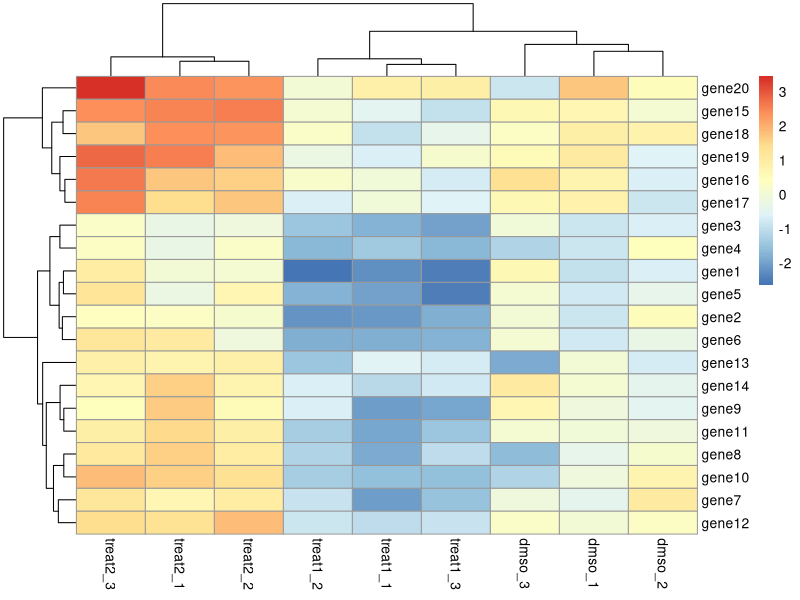
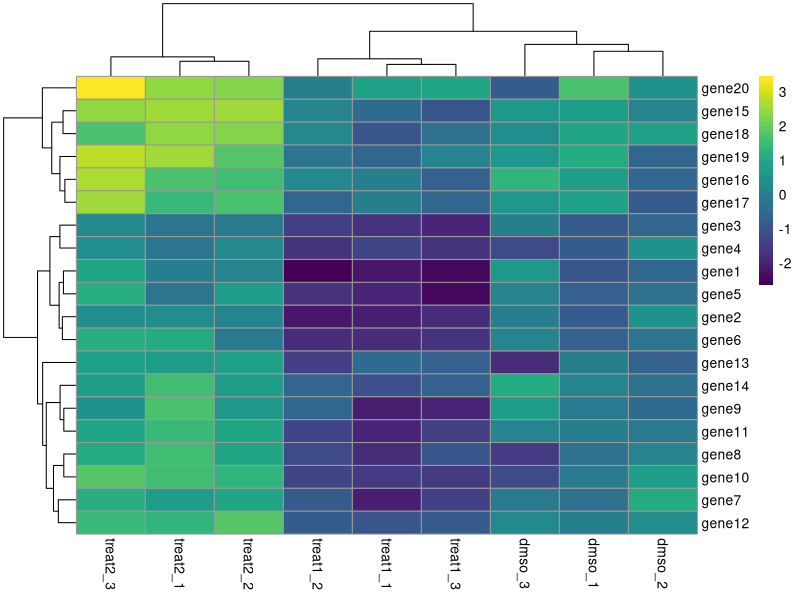
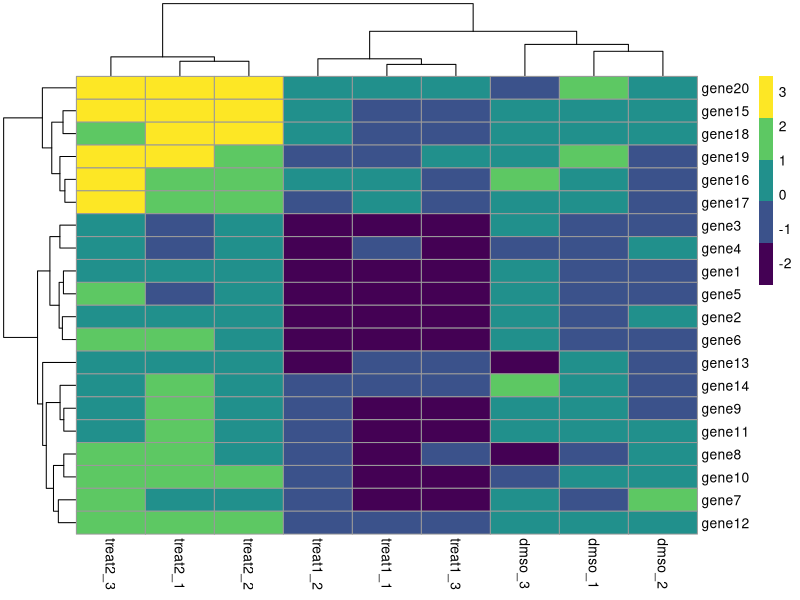
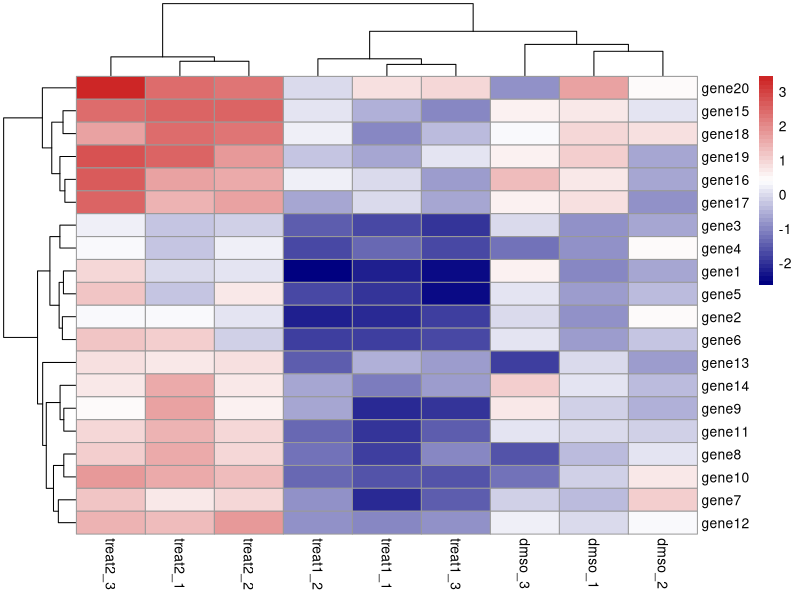
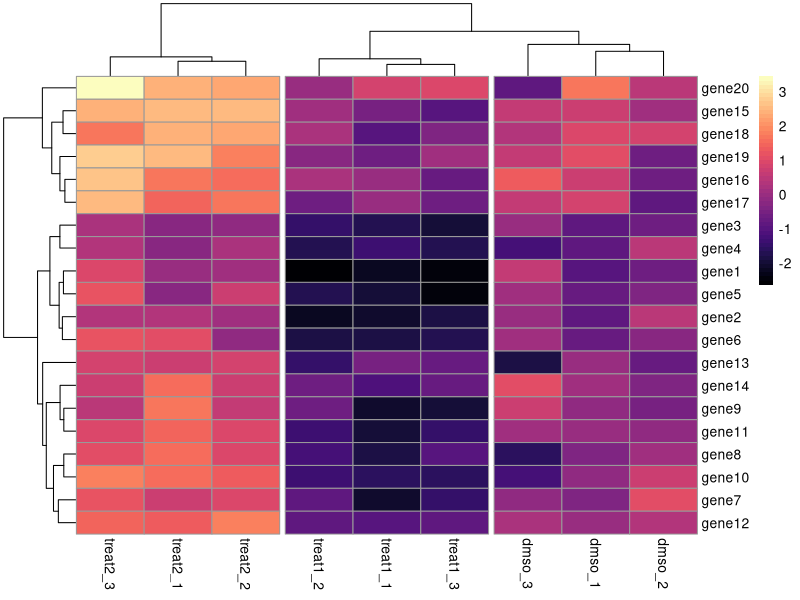
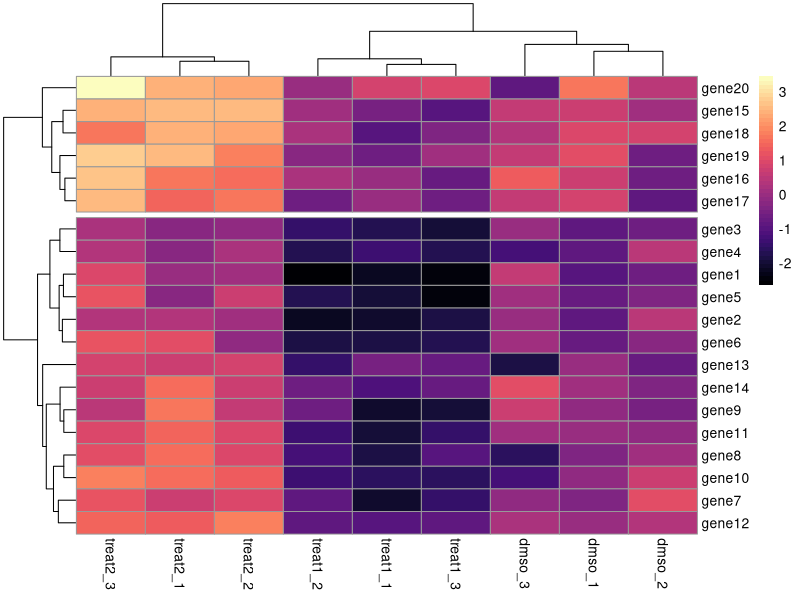
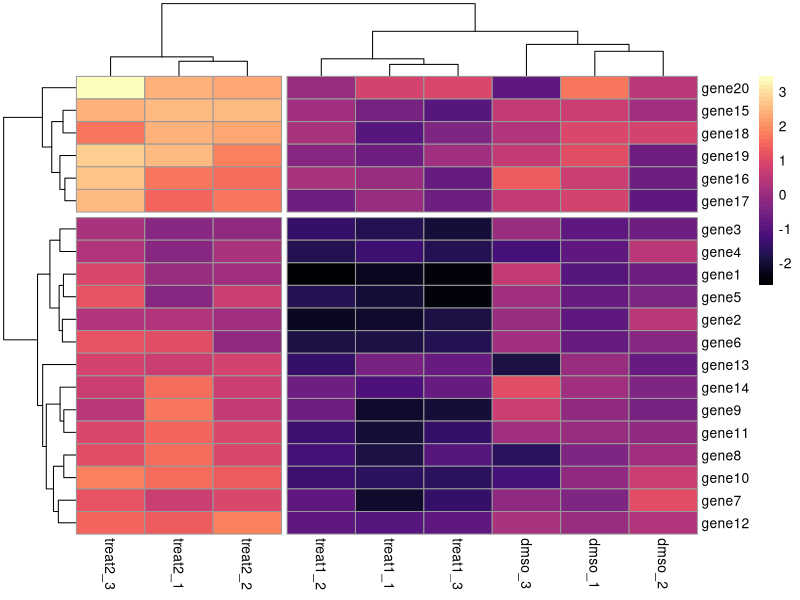
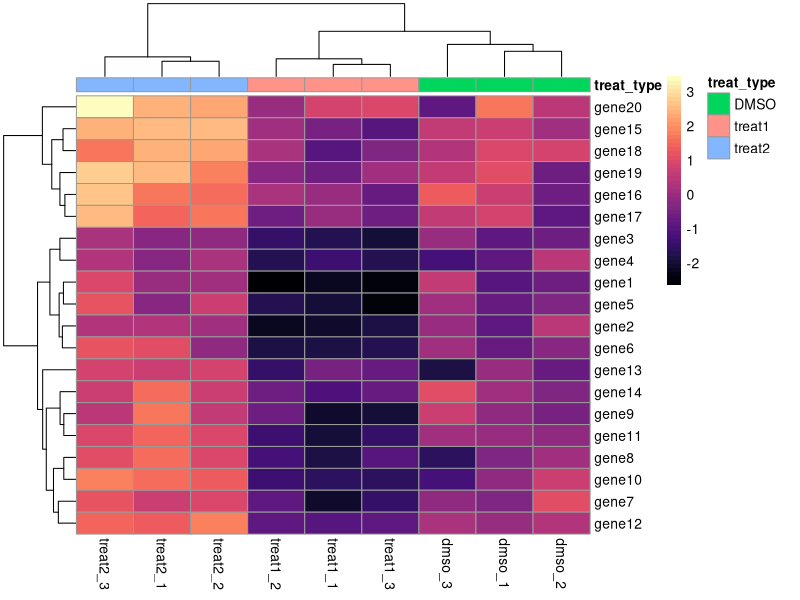

These charts were generated, in order, by the following R code:
## ---- chunk 1
# load libraries
library(tidyverse)
library(conflicted)
library(viridis)
library(magrittr)
library(cowplot)
library(pheatmap)

# configure knit settings
knitr::opts_chunk$set(echo = TRUE, fig.width = 6, fig.height = 4)

# resolve package conflicts
filter <- dplyr::filter
select <- dplyr::select
## ---- chunk 2
#install.packages('pheatmap')
## ---- chunk 3
data <- read_tsv('heatmap_tbl.tsv')
## ---- chunk 4
### look at the data and make sure it's totally numeric
data
## ---- chunk 5
data %>%
# tibbles don't allow rownames, so you have to convert to a dataframe first
  as.data.frame() %>%
# convert the gene column to rownames
  column_to_rownames('gene') %>%
# plot the heatmap
  pheatmap(.)
## ---- chunk 6
data %>%
  as.data.frame() %>%
  column_to_rownames('gene') -> data_mat
## ---- chunk 7
### use an existing color palette like viridis
pheatmap(data_mat, color = viridis(50))

### changing the number after the palette changes how many colors/breaks there are in the scale
pheatmap(data_mat, color = viridis(5))

### pick colors for high, medium, low
# colorRampPalette takes a list of colors and makes them into a continuous palette
pheatmap(data_mat, color = colorRampPalette(c("navy", "white", "firebrick3"))(50))
## ---- chunk 8
### cut by columns
pheatmap(data_mat, color = magma(50), cutree_cols = 3)

### cut by rows
pheatmap(data_mat, color = magma(50), cutree_rows = 2)

### both
pheatmap(data_mat, color = magma(50), cutree_cols = 2, cutree_rows = 2)
## ---- chunk 9
# make a data frame with columns listing what you want to annotate
data.frame(treat_type = c(rep('DMSO', 3), rep('treat1', 3), rep('treat2', 3)), 
# make the row names of the table the same as the column names
           row.names = colnames(data_mat)) -> col_anno
## ---- chunk 10
pheatmap(data_mat, color = magma(50), annotation_col = col_anno)
## ---- chunk 11
anno_colors <- list(treat_type = c(DMSO = 'cornsilk3', 
                                   treat1 = 'orange2', 
                                   treat2 = 'midnightblue'))
## ---- chunk 12
pheatmap(data_mat, 
         color = viridis(50), 
         annotation_col = col_anno, 
         annotation_colors = anno_colors)
## ---- chunk 13
pheatmap(data_mat, 
         color = viridis(10),
         cutree_rows = 2,
         cutree_cols = 2,
         annotation_col = col_anno, 
         annotation_colors = anno_colors)
## ---- chunk 14
### default
pheatmap(data_mat, clustering_distance_rows = 'euclidean')

### correlation
pheatmap(data_mat, clustering_distance_rows = 'correlation')

### or any other option from dist(), like manhattan
pheatmap(data_mat, clustering_distance_rows = 'manhattan')
## ---- chunk 15
### default
pheatmap(data_mat, clustering_method = 'complete')

### different populat method
pheatmap(data_mat, clustering_method = 'ward.D2')

### third option; see hclust() documentation for complete list
pheatmap(data_mat, clustering_method = 'average')
## ---- chunk 16
pheatmap(data_mat, cluster_rows = FALSE)
## ---- chunk 17
pheatmap(data_mat, kmeans_k = 3)
## ---- chunk 18
### default is no scaling
pheatmap(data_mat, scale = 'none')

### scale rows
pheatmap(data_mat, scale = 'row')

### scale columns
pheatmap(data_mat, scale = 'column')
## ---- chunk 19
data %>% gather(sample, expression, 2:10) %>% 
  ggplot(aes(x = sample, y = gene, fill = expression)) + 
    geom_tile() +
    scale_fill_viridis() +
    theme(axis.text.x = element_text(angle = 45, vjust = 0.6))
## ---- chunk 20
pheatmap(data_mat,
         annotation_col = col_anno,
         annotation_colors = anno_colors,
         cutree_rows = 2, 
         cutree_cols = 3)
## ---- chunk 21
pheatmap(data_mat, 
         color = viridis(50), 
         scale = 'column',
         annotation_col = col_anno,
         annotation_colors = anno_colors,
         clustering_distance_rows = 'euclidean',
         clustering_distance_cols = 'canberra',
         cutree_rows = 3)
